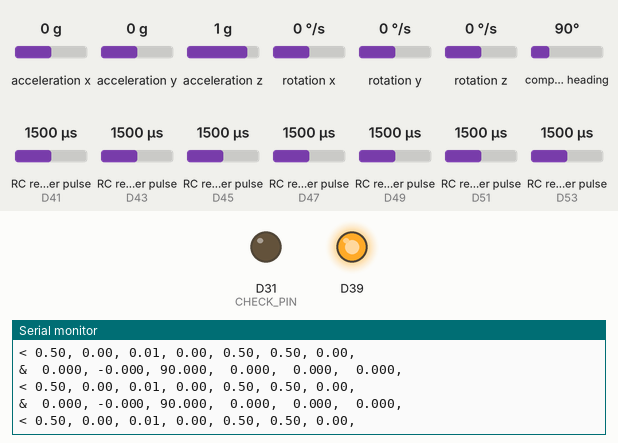
Simulated run of this sketch. Board: Arduino Due. Parts: output pins drawn as LEDs (lit = HIGH), the last lines printed to the serial monitor. Wiring (inferred from the names in the program): 7 × RC receiver channel: data D41 / data D43 / data D45 / data D47 / data D49 / data D51 / data D53. Inputs (shaded band) come from the test bench; at power-on: acceleration x 0 g, RC receiver pulse (sensors on D41, D47, D49, D51, D43, D45, D53) 1500 µs, acceleration y 0 g, acceleration z 1 g, rotation x 0 °/s, rotation y 0 °/s, rotation z 0 °/s, compass heading 90°.

Above: at 1.8 s.
1.9 s: acceleration x set to -1.4 g
At 2.7 s:
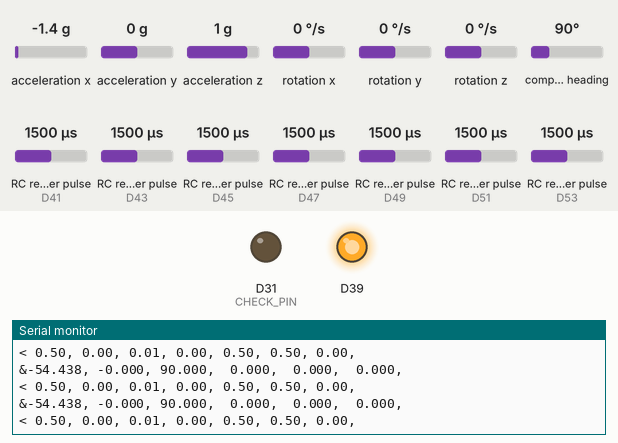
3.4 s: RC receiver pulse (sensor on D41) set to 1020 µs
At 4.1 s:
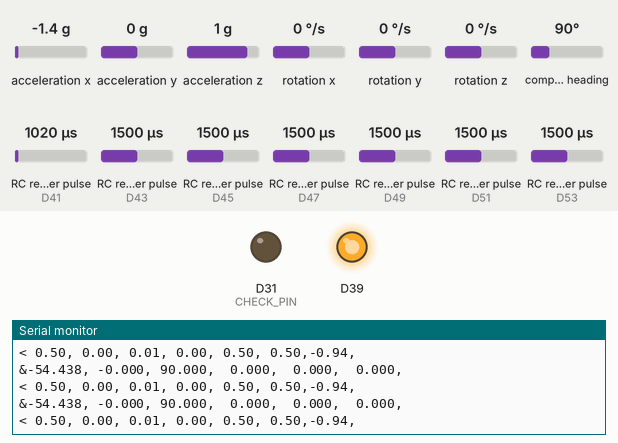
4.9 s: RC receiver pulse (sensor on D47) set to 1020 µs
At 5.4 s:
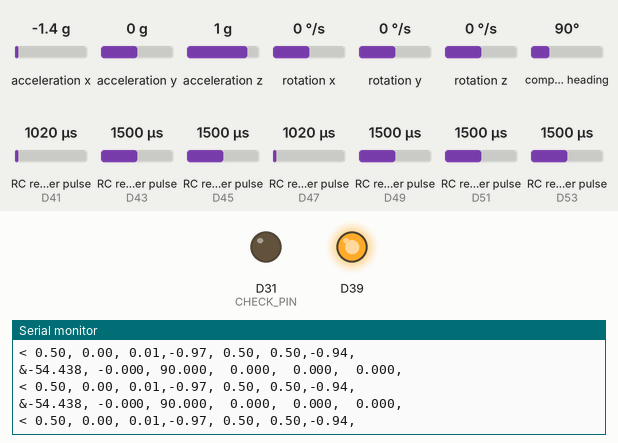
6.4 s: RC receiver pulse (sensor on D49) set to 1020 µs
At 7.0 s:
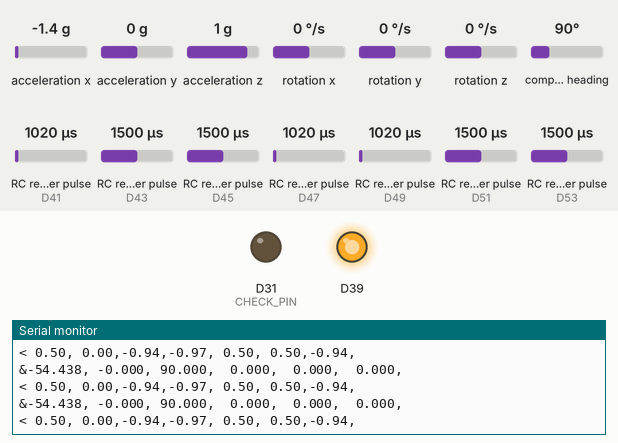
7.9 s: RC receiver pulse (sensor on D51) set to 1980 µs
At 8.4 s:
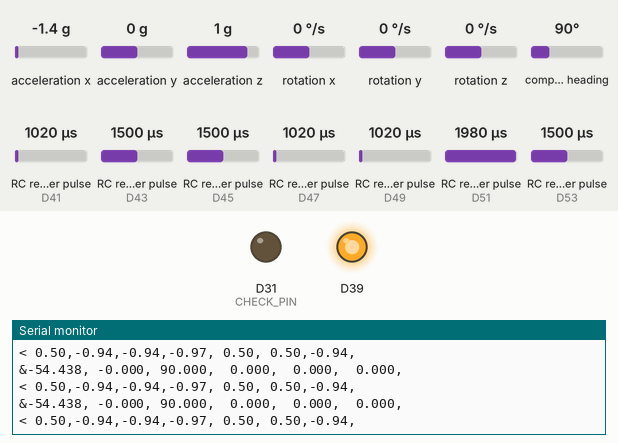
9.4 s: acceleration y set to 0.8 g
At 10.0 s:
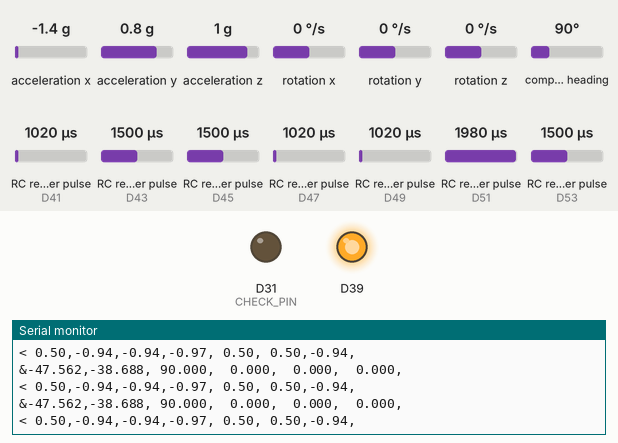

The sketch:

arduino_autopilot.ino
```cpp
//Working on June 4th flight
#include <avr/dtostrf.h>
#include <Wire.h>
#include <Adafruit_Sensor.h>
#include <Adafruit_BNO055.h>

#define SDAPIN 20
#define CLKPIN 21

//#define GPIO 12
#define CHECK_PIN 31

#define FRONT_RIGHT_SERVO_PIN 2
#define FRONT_LEFT_SERVO_PIN 3
#define BACK_RIGHT_SERVO_PIN 4
#define BACK_LEFT_SERVO_PIN 5

#define FRONT_RIGHT_MOTOR_PIN 6
#define FRONT_LEFT_MOTOR_PIN 7
#define BACK_RIGHT_MOTOR_PIN 8
#define BACK_LEFT_MOTOR_PIN 9
#define BACK_MID_RIGHT_MOTOR_PIN 10
#define BACK_MID_LEFT_MOTOR_PIN 11
#define BACK_FAR_RIGHT_MOTOR_PIN 12
#define BACK_FAR_LEFT_MOTOR_PIN 13

#define RECV_CHAN0PIN 53
#define RECV_CHAN1PIN 51
#define RECV_CHAN2PIN 49
#define RECV_CHAN3PIN 47
#define RECV_CHAN4PIN 45
#define RECV_CHAN5PIN 43
#define RECV_CHAN6PIN 41

#define MIN_PWM_THRUST 988
#define MAX_PWM_THRUST 2008

#define MIN_PWM_PITCH 1000
#define MAX_PWM_PITCH 2012
#define PITCH_PWM_ZERO 1502

#define MIN_PWM_ROLL 988
#define MAX_PWM_ROLL 2008
#define ROLL_PWM_ZERO 1497

#define MIN_PWM_YAW 1006 //Reading 96.5 (not sure why, not super easy to see how to change to -100.0)
#define MAX_PWM_YAW 2012 //Reading 100.0
#define YAW_PWM_ZERO 1500 //Reading 0.0 on QX7 display

#define MIN_PWM_AUX1 988
#define MAX_PWM_AUX1 2012

#define MIN_PWM_AUX2 988
#define MAX_PWM_AUX2 2012

#define MIN_PWM_DIAL1 988
#define MAX_PWM_DIAL1 2012

//int state;
//int previousState = 0;
//char pulses[] = "0.1,0.2,0.3,0.4,0.5,0.6,0.7";
char floatBuffer[10];
char startMarker = '<';
char loc_startMarker = '&';
char pwm_startMarker = '#';
char endMarker = '>';
//char writeMarker = '&';
char incomingByte;
//char previousByte = '0';
const char numBytes = 60;
char receivedMsg[numBytes];
//char expectedMsg[] = "Hello! This message was sent from the control code.";

boolean dataAvailable;

int ch0_start;//micros at which a certain pin went to high
int ch0_end; //micros at which a certain pin went to low
int ch0_us; //delta between start and finish micros when pin goes low
//ch0_us will always, automatically (because of the ISR), be the most recent pulse from the receiver

int ch1_start, ch1_end, ch1_us;
int ch2_start, ch2_end, ch2_us;
int ch3_start, ch3_end, ch3_us;
int ch4_start, ch4_end, ch4_us;
int ch5_start, ch5_end, ch5_us;
int ch6_start, ch6_end, ch6_us;

struct RECEIVER {
  float thrust = 0;
  float pitch;
  float roll;
  float yaw;
  float aux1;
  float aux2;
  float dial1;
};

struct LOCATION {
  float roll;
  float pitch;
  float heading;

  float roll_rate;
  float pitch_rate;
  float heading_rate;
};

struct PROPULSION_UNIT {
  int pin;
  int PWM_micros;
};

PROPULSION_UNIT fr_motor{FRONT_RIGHT_MOTOR_PIN, 0};
PROPULSION_UNIT fl_motor{FRONT_LEFT_MOTOR_PIN, 0};
PROPULSION_UNIT br_motor{BACK_RIGHT_MOTOR_PIN, 0};
PROPULSION_UNIT bl_motor{BACK_LEFT_MOTOR_PIN, 0};
PROPULSION_UNIT bmr_motor{BACK_MID_LEFT_MOTOR_PIN, 0};
PROPULSION_UNIT bml_motor{BACK_MID_LEFT_MOTOR_PIN, 0};
PROPULSION_UNIT bfr_motor{BACK_FAR_RIGHT_MOTOR_PIN, 0};
PROPULSION_UNIT bfl_motor{BACK_FAR_LEFT_MOTOR_PIN, 0};
PROPULSION_UNIT fr_servo{FRONT_RIGHT_SERVO_PIN, 0};
PROPULSION_UNIT fl_servo{FRONT_LEFT_SERVO_PIN, 0};
PROPULSION_UNIT br_servo{BACK_RIGHT_SERVO_PIN, 0};
PROPULSION_UNIT bl_servo{BACK_LEFT_SERVO_PIN, 0};

PROPULSION_UNIT propulsion_units[12] = {fr_motor, fl_motor, br_motor, bl_motor, bmr_motor, bml_motor, bfr_motor, bfl_motor,
                                        fr_servo, fl_servo, br_servo, bl_servo};

char* PWM_msg_ptr;

RECEIVER Current_Receiver_Values;
LOCATION Current_Location;
Adafruit_BNO055 bno = Adafruit_BNO055(55);

sensors_event_t orientationEvent;
sensors_event_t ratesEvent;

float *dataToSend[] = {&Current_Receiver_Values.thrust,
                       &Current_Receiver_Values.pitch,
                       &Current_Receiver_Values.roll,
                       &Current_Receiver_Values.yaw,
                       &Current_Receiver_Values.aux1,
                       &Current_Receiver_Values.aux2,
                       &Current_Receiver_Values.dial1,
                       &Current_Location.roll,
                       &Current_Location.pitch,
                       &Current_Location.heading,
                       &Current_Location.roll_rate,
                       &Current_Location.pitch_rate,
                       &Current_Location.heading_rate};

int len = sizeof(dataToSend)/sizeof(dataToSend[0]);

void setup() {
  Serial.begin(460800);
  //SerialUSB.begin(460800);

  //pinMode(LED_BUILTIN, OUTPUT);
  pinMode(CHECK_PIN, OUTPUT);

  // Motors & servos setup
  /*for(int i=0; i<12; i++) {
    pinMode(propulsion_units[i].pin, OUTPUT);
  }*/

  // Receiver setup
  pinMode(RECV_CHAN0PIN, INPUT);
  pinMode(RECV_CHAN1PIN, INPUT);
  pinMode(RECV_CHAN2PIN, INPUT);
  pinMode(RECV_CHAN3PIN, INPUT);
  pinMode(RECV_CHAN4PIN, INPUT);
  pinMode(RECV_CHAN5PIN, INPUT);
  pinMode(RECV_CHAN6PIN, INPUT);

  attachInterrupt(RECV_CHAN0PIN, &ch0_PWM, CHANGE);
  attachInterrupt(RECV_CHAN1PIN, &ch1_PWM, CHANGE);
  attachInterrupt(RECV_CHAN2PIN, &ch2_PWM, CHANGE);
  attachInterrupt(RECV_CHAN3PIN, &ch3_PWM, CHANGE);
  attachInterrupt(RECV_CHAN4PIN, &ch4_PWM, CHANGE);
  attachInterrupt(RECV_CHAN5PIN, &ch5_PWM, CHANGE);
  attachInterrupt(RECV_CHAN6PIN, &ch6_PWM, CHANGE);

  //Serial.println("CHANGE interrupts on receiver pins are set");

  // IMU setup
  //BNO055 reset - (Due pin 39 connected to BNO055 RST pin).  Need to do this after restarting after a bus loss or else have to try a couple times.
  pinMode(39, OUTPUT);
  digitalWrite(39, LOW);
  delay(1);
  digitalWrite(39, HIGH);
  delay(650);

  while(!bno.begin()) {
    recoverIMU();
  }

  //Serial.println("I2C bus up, BNO055 detected");

  bno.setExtCrystalUse(true);

  Wire.begin();
  Wire.setClock(100000); //Seems to have no effect on Current_Location.estimate() speed from start to finish
}

void loop() {
  /*state = digitalRead(GPIO);
  digitalWrite(LED_BUILTIN, state);

  // Send data only if the GPIO pin is logic high AND the pin was previously logic LOW
  // This prevents the Due from sending even more data before the Neo has had time to finish reading
  if (state == 1 && previousState == 0) {
    updateReceiver(&Current_Receiver_Values);
    writeData();
  }

  // Read data if data avilable on the serial port AND Neo confirms it has received the last message
  // This prevents the Due from reading it's own sent data on the Serial port
  if (Serial.available() > 0 && state == 0)
    readData();

  previousState = state;*/

  // Reading PWM data from native serial port isn't working because the serial port
  // keeps changing everytime we run the control loop
  // Reading it from the programming port works but then the functions that write
  // location and receiver data over the native port fail

  // Only writing receiver data to test receiver range!

  updateReceiver(&Current_Receiver_Values);
  updateLocation(&Current_Location);
  //Serial.println("testing...");
  writeLocationData();
  writeReceiverData();
  //Serial.flush();

  delay(10);

  /*if(Serial.available() > 0) {
    digitalWrite(6, HIGH);
    int n = Serial.read();
    //readPWMS();
    //send_PWMS();
  }
  else
    digitalWrite(6, LOW);*/
}

void recoverIMU() {
  //Serial.println("Starting I2C bus recovery - init");

  //try i2c bus recovery at 100kHz = 5uS high, 5uS low
  pinMode(SDAPIN, OUTPUT);//keeping SDA high during recovery
  digitalWrite(SDAPIN, HIGH);
  pinMode(CLKPIN, OUTPUT);
  for (int i = 0; i < 2; i++) { //9nth cycle acts as NACK
    digitalWrite(CLKPIN, HIGH);
    delayMicroseconds(5);
    digitalWrite(CLKPIN, LOW);
    delayMicroseconds(5);
  }

  //a STOP signal (SDA from low to high while CLK is high)
  digitalWrite(SDAPIN, LOW);
  delayMicroseconds(5);
  digitalWrite(CLKPIN, HIGH);
  delayMicroseconds(2);
  digitalWrite(SDAPIN, HIGH);
  delayMicroseconds(2);
  //bus status is now : FREE

  //Serial.println("Bus recovery done - init");
  //return to power up mode
  pinMode(SDAPIN, INPUT);
  pinMode(CLKPIN, INPUT);

  Wire.begin();
  Wire.setClock(100000);
}

void updateLocation(LOCATION *loc) {
  //Haven't figured out why, but getEvent works (doesn't return zeros after a while) and getGv
  bno.getEvent(&orientationEvent, Adafruit_BNO055::VECTOR_EULER);
  bno.getEvent(&ratesEvent, Adafruit_BNO055::VECTOR_GYROSCOPE);

  //Fixes bus drop
  recoverIMU();

  loc->roll = orientationEvent.orientation.y;
  loc->pitch = orientationEvent.orientation.z;
  loc->heading = orientationEvent.orientation.x;

  loc->roll_rate = ratesEvent.gyro.y;
  loc->pitch_rate = ratesEvent.gyro.x;
  loc->heading_rate = ratesEvent.gyro.z;
}

void updateReceiver(RECEIVER *rcvr) {
  rcvr->thrust = ((float)ch0_us - MIN_PWM_THRUST) / (float)(MAX_PWM_THRUST - MIN_PWM_THRUST);

  if (rcvr->thrust > 1.1){
      rcvr->thrust = 0; //Problem where erroneous startup throttle caused flip
    }

  /*
  if (millis() < 4000){
    rcvr->thrust = 0; //Never start up with motors on no matter what
  }
  */

  //Pitch, roll, and yaw have a little more math to make -1 to 1.  Linear between zero point (resting) and edges.
  //If don't do between resting point, zero point will always be off by about 0.03 or so (since doesn't rest
  //exactly in the middle)
  if (ch1_us < PITCH_PWM_ZERO){ //For when below the zero point, (Delta from zero)/(Range from that edge to mid)
    rcvr->pitch = ((float)(ch1_us - PITCH_PWM_ZERO) / (float)(MIN_PWM_PITCH - PITCH_PWM_ZERO));}
  else{ //For when above the zero point
    rcvr->pitch = ((float)(ch1_us - PITCH_PWM_ZERO) / (float)(PITCH_PWM_ZERO - MAX_PWM_PITCH));}

  if (ch2_us < ROLL_PWM_ZERO){
    rcvr->roll = ((float)(ch2_us - ROLL_PWM_ZERO) / (float)(ROLL_PWM_ZERO - MIN_PWM_ROLL));}
  else{
    rcvr->roll = ((float)(ch2_us - ROLL_PWM_ZERO) / (float)(MAX_PWM_ROLL - ROLL_PWM_ZERO));}

  if (ch3_us < YAW_PWM_ZERO){
    rcvr->yaw = ((float)(ch3_us - YAW_PWM_ZERO) / (float)(YAW_PWM_ZERO - MIN_PWM_YAW));}
  else{
    rcvr->yaw = ((float)(ch3_us - YAW_PWM_ZERO) / (float)(MAX_PWM_YAW - YAW_PWM_ZERO));}
  if (abs(rcvr->yaw) < 0.03){ //If yaw close to zero, just make zero to avoid unintentional slew rate
    rcvr->yaw = 0;}


  rcvr->aux1 = ((float)ch4_us - MIN_PWM_AUX1) / (float)(MAX_PWM_AUX1- MIN_PWM_AUX1);
  rcvr->aux2 = ((float)ch5_us - MIN_PWM_AUX2) / (float)(MAX_PWM_AUX2 - MIN_PWM_AUX2);

  rcvr->dial1 = ((float)ch6_us - (MIN_PWM_DIAL1 + MAX_PWM_DIAL1)/2) / (float)(MAX_PWM_DIAL1 - (MIN_PWM_DIAL1 + MAX_PWM_DIAL1)/2);
}

void writeReceiverData() {
  Serial.print(startMarker);
  //Serial.print("TPRYAAD: ");

  for(int i=0; i<7; i++) {
    // Convert floats to character arrays
    // Receiver data is 5 total characters with precision of 2
    dtostrf(*dataToSend[i], 5, 2, floatBuffer); // converts float to character array, 5 total characters with precision of 2
    Serial.print(floatBuffer);
    Serial.print(",");
  }

  //Serial.println(endMarker);
  Serial.println();
}

void writeLocationData() {
  Serial.print(loc_startMarker);

  for(int i=7; i<len; i++) {
    // Convert floats to character arrays
    // Location data is 8 total characters with precision of 3
    dtostrf(*dataToSend[i], 7, 3, floatBuffer); // converts float to character array, 5 total characters with precision of 2
    Serial.print(floatBuffer);
    Serial.print(",");
  }

  //Serial.println(endMarker);
  Serial.println();
}

void readPWMS() {
  dataAvailable = true;

   while (Serial.available() > 0 && dataAvailable) {
    //digitalWrite(LED_BUILTIN, HIGH);
    incomingByte = Serial.read();

    if(incomingByte == pwm_startMarker) {
      size_t n = Serial.readBytes(receivedMsg, 59);
      //SerialUSB.flush();
      //Serial.println(receivedMsg);
      //checkMsg();
      convertMsg();
      receivedMsg[0] = '\0';
      dataAvailable = false;
    }
  }
}

// Takes char array of PWMS and converts to int array
void convertMsg() {
  PWM_msg_ptr = strtok(receivedMsg, ",");

  int count = 0;
  while(PWM_msg_ptr) {
    propulsion_units[count].PWM_micros = atoi(PWM_msg_ptr);

    count = count+1;
    PWM_msg_ptr = strtok(NULL, ",");
  }

  bool flag=false;

  // Print debugging, ignore
  for(int i=0; i<12; i++) {
    if(propulsion_units[i].PWM_micros != 1000 + 100*i) {
      flag = true;
      break;
    }
  }

  if(flag)
    digitalWrite(CHECK_PIN, LOW);
  else
    digitalWrite(CHECK_PIN, HIGH);
}

void send_PWMS() {
  for(int i=0; i<12; i++) {
    analogWriteResolution(12);
    analogWrite(propulsion_units[i].pin, propulsion_units[i].PWM_micros);
    //analogWrite(propulsion_units[i].pin, 690);
  }
}

// only use for debugging
// writes digital HIGH to CHECK_PIN if the message received from the flight computer matches the expected message
// this function was necessary because it wasn't possible to print to a Serial port as we currently read from
/*void checkMsg() {
  if (strcmp(receivedMsg, expectedMsg) == 0)
    digitalWrite(CHECK_PIN, HIGH);
  else
    digitalWrite(CHECK_PIN, LOW);
}*/

void ch0_PWM(){
  int ch0_pin = digitalRead(RECV_CHAN0PIN);

  if (ch0_pin == 1){ //Pin just turned on
    ch0_start = micros();
  }
  if (ch0_pin == 0){ //Pin just turned off
    ch0_end = micros();
    ch0_us = ch0_end - ch0_start; //Only calculate 'us' when it turns off.
    //Otherwise might get an end time from the last pulse if this one's not done, so would get a
    //value near 18ms, or 18,000, and negative.
  }
}


void ch1_PWM() {
  int ch1_pin = digitalRead(RECV_CHAN1PIN);

  if (ch1_pin == 1){ //Pin just turned on
    ch1_start = micros();
  }
  if (ch1_pin == 0){ //Pin just turned off
    ch1_end = micros();
    ch1_us = ch1_end - ch1_start; //Only calculate us when it turns off.
  }
}

void ch2_PWM() {
  int ch2_pin = digitalRead(RECV_CHAN2PIN);

  if (ch2_pin == 1){ //Pin just turned on
    ch2_start = micros();
  }
  if (ch2_pin == 0){ //Pin just turned off
    ch2_end = micros();
    ch2_us = ch2_end - ch2_start; //Only calculate us when it turns off.
  }
}

void ch3_PWM() {
  int ch3_pin = digitalRead(RECV_CHAN3PIN);

  if (ch3_pin == 1){ //Pin just turned on
    ch3_start = micros();
  }
  if (ch3_pin == 0){ //Pin just turned off
    ch3_end = micros();
    ch3_us = ch3_end - ch3_start; //Only calculate us when it turns off.
  }
}

void ch4_PWM(){
  int ch4_pin = digitalRead(RECV_CHAN4PIN);

  if (ch4_pin == 1){ //Pin just turned on
    ch4_start = micros();
  }
  if (ch4_pin == 0){ //Pin just turned off
    ch4_end = micros();
    ch4_us = ch4_end - ch4_start; //Only calculate us when it turns off.
  }
}

void ch5_PWM() {
  int ch5_pin = digitalRead(RECV_CHAN5PIN);

  if (ch5_pin == 1){ //Pin just turned on
    ch5_start = micros();
  }
  if (ch5_pin == 0){ //Pin just turned off
    ch5_end = micros();
    ch5_us = ch5_end - ch5_start; //Only calculate us when it turns off.
  }
}

void ch6_PWM() {
  int ch6_pin = digitalRead(RECV_CHAN6PIN);

  if (ch6_pin == 1){ //Pin just turned on
    ch6_start = micros();
  }
  if (ch6_pin == 0){ //Pin just turned off
    ch6_end = micros();
    ch6_us = ch6_end - ch6_start; //Only calculate us when it turns off.
  }
}
```

Measured:
- after the input at 1.9 s, the serial monitor: prints a new line at once (image 1)
- after the input at 3.4 s, the serial monitor: prints a new line at once (image 2)
- after the input at 4.9 s, the serial monitor: prints a new line at once (image 3)
- after the input at 6.4 s, the serial monitor: prints a new line at once (image 4)
- after the input at 7.9 s, the serial monitor: prints a new line after 0.05 s (image 5)
- after the input at 9.4 s, the serial monitor: prints a new line at once (image 6)
